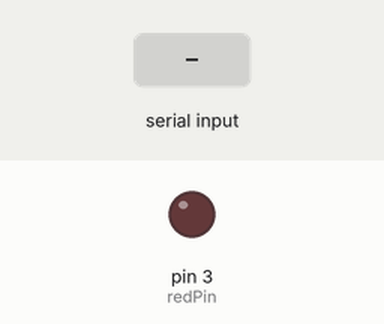
Recording of a sketch running on a simulated Arduino Uno, built with avr-gcc and run on an emulated ATmega328P. Parts: output pins drawn as LEDs (lit = HIGH). Dashed ring = blinking. The test bench sets the inputs (shaded band). What the sketch prints to the serial monitor is not drawn.

Above: at 1.2 s.
1.3 s: "90,45\n" received over Serial
At 1.45 s:
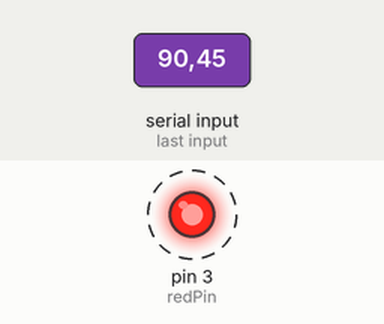
Timing chart, 0 to 10.3 s (numbered marks = the images above; inputs shaded):
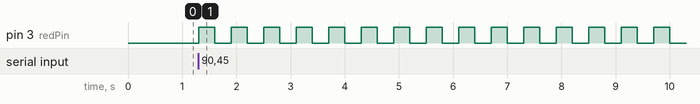

Measured:
- after the input at 1.3 s, pin 3 (redPin): alternates HIGH for 0.30 s and LOW for 0.30 s, starting at once

The sketch:

project11_serial_input_blink_controller.ino
```cpp
// Project 11: Serial Input LED Blink Controller
// Board: Arduino Uno
// User types a number in Serial Monitor, LED blinks that many times
// Demonstrates reading integer input from serial port
// Note: uses while loop instead of for loop - both are valid approaches

int redPin  = 3;    // red LED longer leg (anode)
int wait    = 300;  // delay between blinks in ms
int numBlinks;      // number of blinks entered by user via Serial Monitor
String message = "How Many Blinks Do You Want :";

void setup() {
  pinMode(redPin, OUTPUT);
  Serial.begin(9600);
}

void loop() {
  Serial.println(message);

  while (Serial.available() == 0) {}    // wait until user sends input

  numBlinks = Serial.parseInt();         // read integer from Serial Monitor

  // blink LED numBlinks times
  while (numBlinks > 0) {
    digitalWrite(redPin, HIGH); delay(wait);
    digitalWrite(redPin, LOW);  delay(wait);
    numBlinks = numBlinks - 1;
  }

  digitalWrite(redPin, LOW);             // ensure LED is off after blinking
}
```
